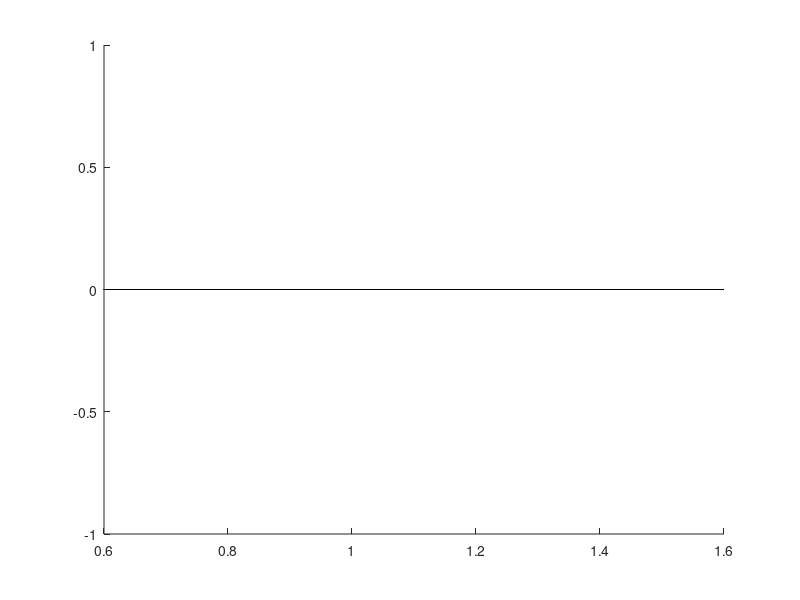

The MATLAB script that drew this image: (Note: this script raises an error after producing the figure.)
clc; close all; clear

data_files = dir('*_EBC_*.mat');

CR_threshold = 0.05;


% Initialize arrays to store CR+ fractions
CR_plus_fractions_SD_long = [];
CR_plus_fractions_SD_short = [];
CR_plus_fractions_Control_long = [];
CR_plus_fractions_Control_short = [];

% session_dates = {}; % Initialize cell array to store session dates
sessionDates = {}; % Initialize cell array to store session dates
N_SD_short = 0;
N_C_short = 0;
N_SD_long = 0;
N_C_long =  0;

for i = 1:length(data_files)
    

    % Load the current data file
    loadedData = load(data_files(i).name);
    
    % Check if the loaded file contains SessionData
    if isfield(loadedData, 'SessionData')
        SessionData = loadedData.SessionData;
    else
        warning(['SessionData not found in ' data_files(i).name]);
        continue;
    end
    
    % Check if the session is Sleep-Deprived or Control
    isSD = isfield(SessionData, 'SleepDeprived') && SessionData.SleepDeprived == 1;

    % Reset counters for this session
    numCurves_long = 0;
    numCurves_short = 0;
    numLongTrials = 0;
    numShortTrials = 0;
    
    numTrials = length(SessionData.RawEvents.Trial);
    
    % Initialize an empty array to store all eyeAreaPixels values
    allEyeAreaPixels = [];

    % Loop through each trial to collect eyeAreaPixels data
    for trialIdx = 1:numTrials
        if isfield(SessionData.RawEvents.Trial{1, trialIdx}.Data, 'eyeAreaPixels')
            eyeAreaPixels = SessionData.RawEvents.Trial{1, trialIdx}.Data.eyeAreaPixels;
            allEyeAreaPixels = [allEyeAreaPixels, eyeAreaPixels]; % Concatenate data
        end
    end
    % Find the overall maximum value across all collected eyeAreaPixels
    overallMax = max(allEyeAreaPixels);

    fps = 250; % frames per second, frequency of images
    seconds_before = 0.5;
    seconds_after = 2;
    Frames_before = fps * seconds_before;
    Frames_after = fps * seconds_after;

    
    for ctr_trial = 1:numTrials

        % Skip trials with CheckEyeOpenTimeout
        if isfield(SessionData.RawEvents.Trial{1, ctr_trial}.States, 'CheckEyeOpenTimeout')
            if ~isnan(SessionData.RawEvents.Trial{1, ctr_trial}.States.CheckEyeOpenTimeout)
                continue;
            end
        end

        % Get trial data for LED onset, puff, and timings
        LED_Onset = SessionData.RawEvents.Trial{1, ctr_trial}.Events.GlobalTimer1_Start;
        AirPuff_Start = SessionData.RawEvents.Trial{1, ctr_trial}.Events.GlobalTimer2_Start;
        AirPuff_End = SessionData.RawEvents.Trial{1, ctr_trial}.Events.GlobalTimer2_End;

        % Align times to LED onset
        LED_Onset_Zero_Start = LED_Onset - LED_Onset;
        AirPuff_LED_Onset_Aligned_Start = AirPuff_Start - LED_Onset;
        AirPuff_LED_Onset_Aligned_End = AirPuff_End - LED_Onset;

        % Normalize FEC data
        FECTimes = SessionData.RawEvents.Trial{1, ctr_trial}.Data.FECTimes;
        FEC_led_aligned = FECTimes - LED_Onset;
        FEC_norm = 1 - SessionData.RawEvents.Trial{1, ctr_trial}.Data.eyeAreaPixels / overallMax;

        % Trim aligned FEC data
        abs_FEC_led_aligned = abs(FEC_led_aligned);
        closest_frame_idx_to_LED_Onset = find(abs_FEC_led_aligned == min(abs_FEC_led_aligned));

        start_idx = closest_frame_idx_to_LED_Onset - Frames_before;
        stop_idx = closest_frame_idx_to_LED_Onset + Frames_after;

        len_FEC_led_aligned = length(FEC_led_aligned);
        start_idx = max(1, min(start_idx, len_FEC_led_aligned));
        stop_idx = max(1, min(stop_idx, len_FEC_led_aligned));

        FEC_trimmed = FEC_norm(start_idx:stop_idx);
        FEC_times_trimmed = FEC_led_aligned(start_idx:stop_idx); 



        isLongBlock = SessionData.RawEvents.Trial{1, ctr_trial}.States.LED_Puff_ISI(2) - SessionData.RawEvents.Trial{1, ctr_trial}.States.LED_Puff_ISI(1) > 0.3;
        t_LED = LED_Onset_Zero_Start;
        t_puff = AirPuff_LED_Onset_Aligned_Start;
        % Check if the trial is a CR+ trial
        is_CR_plus = CR_plus_eval_dev(FEC_times_trimmed, FEC_trimmed, t_LED, t_puff, CR_threshold);
   
        if isLongBlock 
            numLongTrials = numLongTrials + 1;
            if is_CR_plus
                numCurves_long = numCurves_long + 1;
            end

        else
             numShortTrials = numShortTrials + 1;
             if is_CR_plus
                numCurves_short = numCurves_short + 1;
             end
        end
    end

    % Calculate CR+ fractions
    CR_plus_fraction_long = numCurves_long / max(numLongTrials, 1);
    CR_plus_fraction_short = numCurves_short / max(numShortTrials, 1);

    % Store data based on session type
    if isSD
        CR_plus_fractions_SD_long = [CR_plus_fractions_SD_long, CR_plus_fraction_long];
        CR_plus_fractions_SD_short = [CR_plus_fractions_SD_short, CR_plus_fraction_short];
    else
        CR_plus_fractions_Control_long = [CR_plus_fractions_Control_long, CR_plus_fraction_long];
        CR_plus_fractions_Control_short = [CR_plus_fractions_Control_short, CR_plus_fraction_short];
    end
    
    if isfield(SessionData.Info, 'SessionDate')
        session_dates{i} = SessionData.Info.SessionDate;
    else
        session_dates{i} = ['Session ' num2str(i)];
    end

    if SessionData.SleepDeprived  
                N_SD_short = N_SD_short +1;
    else
                N_C_short = N_C_short+1;
    end 

end



% Calculate mean and SEM
mean_SD_long = mean(CR_plus_fractions_SD_long, 'omitnan');
sem_SD_long = std(CR_plus_fractions_SD_long, 'omitnan') / sqrt(length(CR_plus_fractions_SD_long));

mean_SD_short = mean(CR_plus_fractions_SD_short, 'omitnan');
sem_SD_short = std(CR_plus_fractions_SD_short, 'omitnan') / sqrt(length(CR_plus_fractions_SD_short));

mean_Control_long = mean(CR_plus_fractions_Control_long, 'omitnan');
sem_Control_long = std(CR_plus_fractions_Control_long, 'omitnan') / sqrt(length(CR_plus_fractions_Control_long));

mean_Control_short = mean(CR_plus_fractions_Control_short, 'omitnan');
sem_Control_short = std(CR_plus_fractions_Control_short, 'omitnan') / sqrt(length(CR_plus_fractions_Control_short));

% Plotting the bar plot for CR+ fractions (long and short blocks)
figure;
hold on;


% Define bar positions
x_positions = [1, 1.25]; % Grouped positions for Short and Long bars

% Plot bars with updated positions and colors
b1 = bar(x_positions(1), mean_Control_short, 0.25, 'FaceColor',[0.2 0.6 0.8]); 
hold on;
b2 = bar(x_positions(2), mean_Control_long, 0.25, 'FaceColor', [0.2 0.8 0.2]); 

% Add error bars
errorbar(x_positions(1), mean_Control_short, sem_Control_short, 'k', 'LineWidth', 1, 'CapSize', 10);
errorbar(x_positions(2), mean_Control_long, sem_Control_long, 'k', 'LineWidth', 1, 'CapSize', 10);
xticks(x_positions);
set(gca, 'XTickLabel', {'Short', 'Long'});

% Add legend
% Add legend
legend([b1, b2], {'Short Block', 'Long Block'}, ...
    'Location', 'northeast', 'Interpreter', 'latex', 'Box', 'off');

% Add labels and title
ylabel('CR+ Fraction', 'Interpreter', 'latex', 'FontSize', 14);
ylim([0 1]);
title({'\hspace{2cm}E5LG Mean Of All SD And Control Sessions CR$^{+}$ Fractions'; ...
       '\hspace{2cm}CR$^{+}$ above the baseline+CR$_{\rm{th}}$ in $(T_{\rm{AirPuff}-0.05(s)},T_{\rm{AirPuff}})$'; ...
       sprintf('${\\rm{CR}}_{\\rm{th}} = %.2f $', CR_threshold)}, ...
       'Interpreter', 'latex', 'FontName', 'Times New Roman', 'FontSize', 14);

% Beautify axes
set(gca, 'FontSize', 14, 'TickDir', 'out');
set(gcf, 'Position', [100, 100, 800, 600]);

% Save plot
exportgraphics(gcf, 'Mean_CR_plus_fractions_SD_Control_Sessios.pdf', 'ContentType', 'vector');
hold off;

    % Loop over each data file to collect dates
for i = 1:length(data_files)
    [~, name, ~] = fileparts(data_files(i).name);
    nameParts = split(name, '_');
    if length(nameParts) >= 6
        datePart = nameParts{6};
        sessionDate = datetime(datePart, 'InputFormat', 'yyyyMMdd');  % Convert date part to datetime
        sessionDates = [sessionDates; sessionDate];  % Collect session dates
    end
end
   

    N_short = length(data_files);
    N_long = length(data_files);
    
    % Determine the first and last session dates
    firstSessionDate = min(sessionDates);
    lastSessionDate = max(sessionDates);    

% legend_entries = {
%     ['Sessions (n = ', num2str(N_C_short), ')']
%     };
% legend([b1, b2], legend_entries, ...
%        'Location', 'bestoutside', 'Interpreter', 'latex', ...
%        'FontName', 'Times New Roman', 'FontSize', 10, 'Box', 'off');
% Generate session date information
session_date_info = ['Sessions (n = ', num2str(N_C_short), ')',newline ...
                     'Sessions from ', datestr(firstSessionDate, 'mm/dd/yyyy'),newline ...
                     ' to ', datestr(lastSessionDate, 'mm/dd/yyyy')];

% Add session date information as a text box
annotation('textbox', [0.77, 0.28, 0.3, 0.55], 'String', session_date_info, ...
    'EdgeColor', 'none', 'Interpreter', 'latex', 'FontSize', 10, 'FontName', 'Times New Roman');
% title_text(1) = {'\hspace{2cm}E2WT Mean Of All SD And Control Sessions CR$^{+}$ Fractions'};
% title_text(2) = {'\hspace{2cm}  CR$^{+}$ above the baseline+CR$_{\rm{th}}$ in $(T_{\rm{LED}},T_{\rm{AirPuff}})$'};
% title_text(3) = {sprintf('${\\rm{CR}}_{\\rm{th}} = %.2f $',CR_threshold)};
% title(title_text,'interpreter', 'latex','fontname','Times New Roman','fontsize',14)
% set(gca, 'TickDir', 'out');
% 
% 
% % Customize plot
% set(gca, 'XTick', 1:4, 'XTickLabel', {'Control Short', 'Control Long', 'SD Short', 'SD Long'});
% ylabel('CR+ Fraction', 'Interpreter', 'latex');
% ylim([0 1]);
% % legend({'Control Short', 'Control Long', 'SD Short', 'SD Long'}, 'Location', 'bestoutside');
% set(gca, 'FontSize', 14);
% set(gcf, 'Position', [100, 100, 1000, 600]);
% hold off;

% Save plot
exportgraphics(gcf, 'Mean_CR_plus_fractions_SD_Control_Sessios.pdf', 'ContentType', 'vector');
